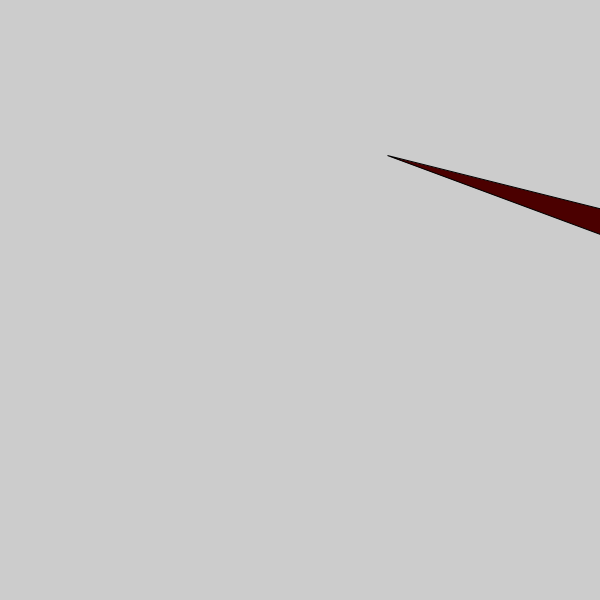
Frame 1 (no input)
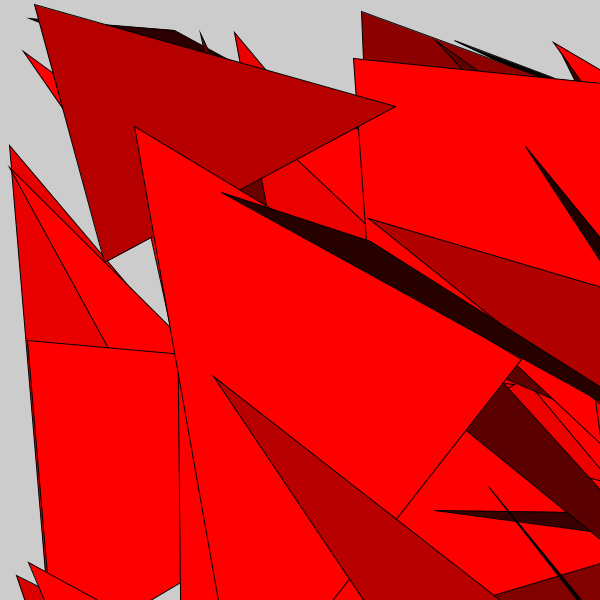
Frame 60 (the mouse pressed at the canvas centre just before this capture)
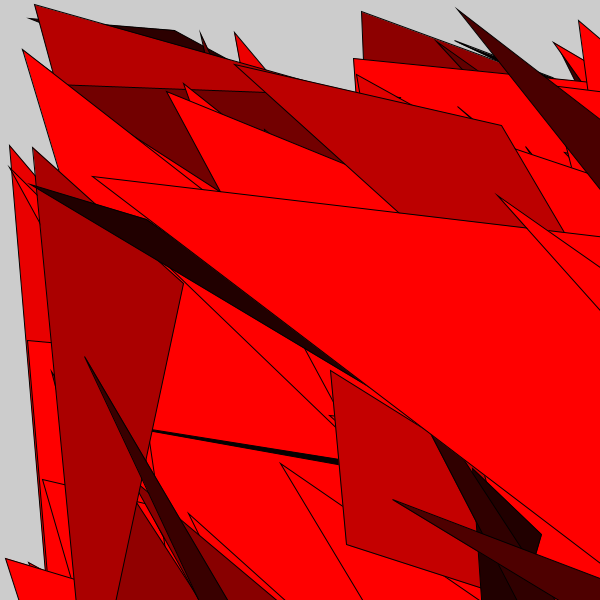
Frame 120 (the mouse held since frame 60 and released just before this capture)

The Processing sketch that drew these frames (run headless with seeded random() and noise(); from frame 60 on, the mouse is pressed at the canvas centre):

// Processing sketch: processing_165062
// ── processing_165062.pde

// Practice: cross product (1)

void setup(){
  size(600,600); 
}

void draw(){
 
  //triangle origin
  float x = random(0, width);
  float y = random(0, height);
 
 
  // vector r =[rx ry] for one side
  float rx = random(0, width);
  float ry = random(0, height);
 
  // vector s =[sx sy] for the otherside
  float sx = random(0, width);
  float sy = random(0, height);
 
  //compute tri area size(size of cross product/2)
  float triSz = abs(rx*sy -ry*sx) /2;
  
  float brightness = map(triSz, 0, 60000, 0, 255);
  
  fill(brightness, 0, 0);
  triangle(x,y, x+rx, y+ry, x+sx, y+sy);
  
  
  
}
